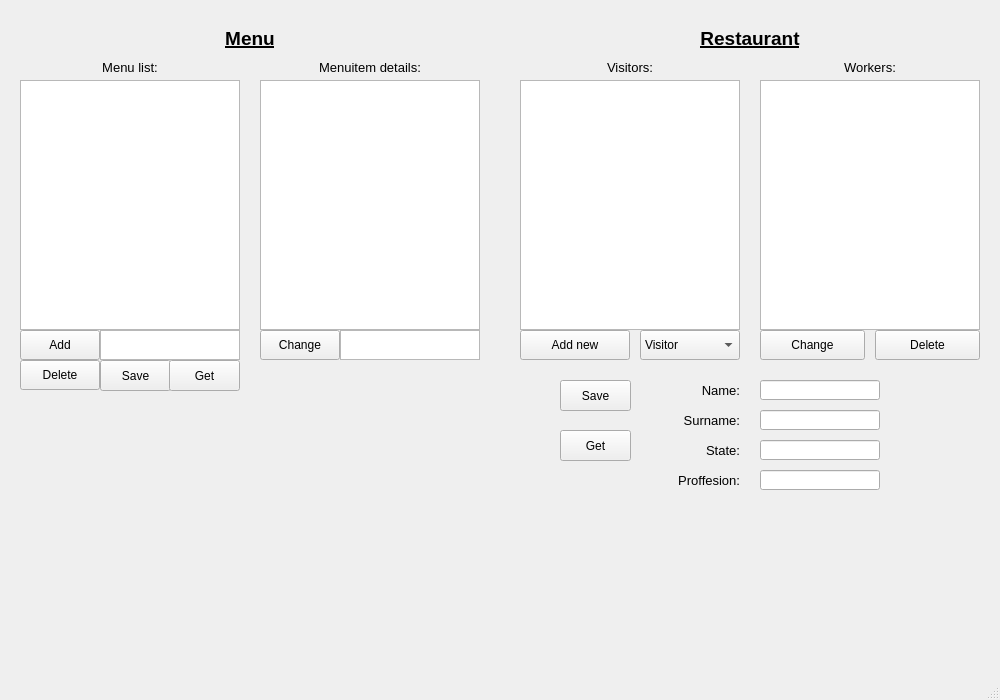
<?xml version="1.0" encoding="UTF-8"?>
<ui version="4.0">
 <class>MainWindow</class>
 <widget class="QMainWindow" name="MainWindow">
  <property name="geometry">
   <rect>
    <x>0</x>
    <y>0</y>
    <width>1000</width>
    <height>700</height>
   </rect>
  </property>
  <property name="windowTitle">
   <string>MainWindow</string>
  </property>
  <widget class="QWidget" name="centralwidget">
   <widget class="QLabel" name="label">
    <property name="geometry">
     <rect>
      <x>0</x>
      <y>0</y>
      <width>500</width>
      <height>50</height>
     </rect>
    </property>
    <property name="font">
     <font>
      <pointsize>14</pointsize>
      <weight>75</weight>
      <bold>true</bold>
      <underline>true</underline>
     </font>
    </property>
    <property name="text">
     <string>Menu</string>
    </property>
    <property name="alignment">
     <set>Qt::AlignBottom|Qt::AlignHCenter</set>
    </property>
   </widget>
   <widget class="QLabel" name="label_3">
    <property name="geometry">
     <rect>
      <x>500</x>
      <y>0</y>
      <width>500</width>
      <height>50</height>
     </rect>
    </property>
    <property name="font">
     <font>
      <pointsize>14</pointsize>
      <weight>75</weight>
      <bold>true</bold>
      <underline>true</underline>
     </font>
    </property>
    <property name="text">
     <string>Restaurant</string>
    </property>
    <property name="alignment">
     <set>Qt::AlignBottom|Qt::AlignHCenter</set>
    </property>
   </widget>
   <widget class="QLabel" name="label_2">
    <property name="geometry">
     <rect>
      <x>520</x>
      <y>60</y>
      <width>220</width>
      <height>20</height>
     </rect>
    </property>
    <property name="font">
     <font>
      <pointsize>10</pointsize>
     </font>
    </property>
    <property name="text">
     <string>Visitors:</string>
    </property>
    <property name="alignment">
     <set>Qt::AlignHCenter|Qt::AlignTop</set>
    </property>
   </widget>
   <widget class="QLabel" name="label_4">
    <property name="geometry">
     <rect>
      <x>760</x>
      <y>60</y>
      <width>220</width>
      <height>20</height>
     </rect>
    </property>
    <property name="font">
     <font>
      <pointsize>10</pointsize>
     </font>
    </property>
    <property name="text">
     <string>Workers:</string>
    </property>
    <property name="alignment">
     <set>Qt::AlignHCenter|Qt::AlignTop</set>
    </property>
   </widget>
   <widget class="QListWidget" name="listWidget_visitors">
    <property name="geometry">
     <rect>
      <x>520</x>
      <y>80</y>
      <width>220</width>
      <height>250</height>
     </rect>
    </property>
   </widget>
   <widget class="QPushButton" name="pushButton_addPerson">
    <property name="geometry">
     <rect>
      <x>520</x>
      <y>330</y>
      <width>110</width>
      <height>30</height>
     </rect>
    </property>
    <property name="text">
     <string>Add new</string>
    </property>
   </widget>
   <widget class="QListWidget" name="listWidget_workers">
    <property name="geometry">
     <rect>
      <x>760</x>
      <y>80</y>
      <width>220</width>
      <height>250</height>
     </rect>
    </property>
   </widget>
   <widget class="QPushButton" name="pushButton_changePerson">
    <property name="geometry">
     <rect>
      <x>760</x>
      <y>330</y>
      <width>105</width>
      <height>30</height>
     </rect>
    </property>
    <property name="text">
     <string>Change</string>
    </property>
   </widget>
   <widget class="QPushButton" name="pushButton_deletePerson">
    <property name="geometry">
     <rect>
      <x>875</x>
      <y>330</y>
      <width>105</width>
      <height>30</height>
     </rect>
    </property>
    <property name="text">
     <string>Delete</string>
    </property>
   </widget>
   <widget class="QListWidget" name="menuList">
    <property name="geometry">
     <rect>
      <x>20</x>
      <y>80</y>
      <width>220</width>
      <height>250</height>
     </rect>
    </property>
   </widget>
   <widget class="QListWidget" name="itemList">
    <property name="geometry">
     <rect>
      <x>260</x>
      <y>80</y>
      <width>220</width>
      <height>250</height>
     </rect>
    </property>
   </widget>
   <widget class="QPushButton" name="changeButton">
    <property name="geometry">
     <rect>
      <x>260</x>
      <y>330</y>
      <width>80</width>
      <height>30</height>
     </rect>
    </property>
    <property name="text">
     <string>Change</string>
    </property>
   </widget>
   <widget class="QPushButton" name="addButton">
    <property name="geometry">
     <rect>
      <x>20</x>
      <y>330</y>
      <width>80</width>
      <height>30</height>
     </rect>
    </property>
    <property name="text">
     <string>Add</string>
    </property>
   </widget>
   <widget class="QPushButton" name="deleteButton">
    <property name="geometry">
     <rect>
      <x>20</x>
      <y>360</y>
      <width>80</width>
      <height>30</height>
     </rect>
    </property>
    <property name="text">
     <string>Delete</string>
    </property>
   </widget>
   <widget class="QTextEdit" name="menuNameEdit">
    <property name="geometry">
     <rect>
      <x>100</x>
      <y>330</y>
      <width>140</width>
      <height>30</height>
     </rect>
    </property>
   </widget>
   <widget class="QTextEdit" name="changeEdit">
    <property name="geometry">
     <rect>
      <x>340</x>
      <y>330</y>
      <width>140</width>
      <height>30</height>
     </rect>
    </property>
   </widget>
   <widget class="QLabel" name="label_5">
    <property name="geometry">
     <rect>
      <x>20</x>
      <y>60</y>
      <width>220</width>
      <height>20</height>
     </rect>
    </property>
    <property name="font">
     <font>
      <pointsize>10</pointsize>
     </font>
    </property>
    <property name="text">
     <string>Menu list:</string>
    </property>
    <property name="alignment">
     <set>Qt::AlignHCenter|Qt::AlignTop</set>
    </property>
   </widget>
   <widget class="QLabel" name="label_6">
    <property name="geometry">
     <rect>
      <x>260</x>
      <y>60</y>
      <width>220</width>
      <height>20</height>
     </rect>
    </property>
    <property name="font">
     <font>
      <pointsize>10</pointsize>
     </font>
    </property>
    <property name="text">
     <string>Menuitem details:</string>
    </property>
    <property name="alignment">
     <set>Qt::AlignHCenter|Qt::AlignTop</set>
    </property>
   </widget>
   <widget class="QPushButton" name="saveButton">
    <property name="geometry">
     <rect>
      <x>100</x>
      <y>360</y>
      <width>71</width>
      <height>31</height>
     </rect>
    </property>
    <property name="text">
     <string>Save</string>
    </property>
   </widget>
   <widget class="QPushButton" name="getButton">
    <property name="geometry">
     <rect>
      <x>169</x>
      <y>360</y>
      <width>71</width>
      <height>31</height>
     </rect>
    </property>
    <property name="text">
     <string>Get</string>
    </property>
   </widget>
   <widget class="QComboBox" name="comboBox">
    <property name="geometry">
     <rect>
      <x>640</x>
      <y>330</y>
      <width>100</width>
      <height>30</height>
     </rect>
    </property>
    <item>
     <property name="text">
      <string>Visitor</string>
     </property>
    </item>
    <item>
     <property name="text">
      <string>Worker</string>
     </property>
    </item>
   </widget>
   <widget class="QLabel" name="label_name">
    <property name="geometry">
     <rect>
      <x>640</x>
      <y>380</y>
      <width>100</width>
      <height>20</height>
     </rect>
    </property>
    <property name="font">
     <font>
      <pointsize>10</pointsize>
     </font>
    </property>
    <property name="text">
     <string>Name:</string>
    </property>
    <property name="alignment">
     <set>Qt::AlignRight|Qt::AlignTrailing|Qt::AlignVCenter</set>
    </property>
   </widget>
   <widget class="QLabel" name="label_prof">
    <property name="geometry">
     <rect>
      <x>640</x>
      <y>470</y>
      <width>100</width>
      <height>20</height>
     </rect>
    </property>
    <property name="font">
     <font>
      <pointsize>10</pointsize>
     </font>
    </property>
    <property name="text">
     <string>Proffesion:</string>
    </property>
    <property name="alignment">
     <set>Qt::AlignRight|Qt::AlignTrailing|Qt::AlignVCenter</set>
    </property>
   </widget>
   <widget class="QLabel" name="label_state">
    <property name="geometry">
     <rect>
      <x>640</x>
      <y>440</y>
      <width>100</width>
      <height>20</height>
     </rect>
    </property>
    <property name="font">
     <font>
      <pointsize>10</pointsize>
     </font>
    </property>
    <property name="text">
     <string>State:</string>
    </property>
    <property name="alignment">
     <set>Qt::AlignRight|Qt::AlignTrailing|Qt::AlignVCenter</set>
    </property>
   </widget>
   <widget class="QLabel" name="label_surname">
    <property name="geometry">
     <rect>
      <x>640</x>
      <y>410</y>
      <width>100</width>
      <height>20</height>
     </rect>
    </property>
    <property name="font">
     <font>
      <pointsize>10</pointsize>
     </font>
    </property>
    <property name="text">
     <string>Surname:</string>
    </property>
    <property name="alignment">
     <set>Qt::AlignRight|Qt::AlignTrailing|Qt::AlignVCenter</set>
    </property>
   </widget>
   <widget class="QLineEdit" name="lineEdit_name">
    <property name="geometry">
     <rect>
      <x>760</x>
      <y>380</y>
      <width>120</width>
      <height>20</height>
     </rect>
    </property>
   </widget>
   <widget class="QLineEdit" name="lineEdit_surname">
    <property name="geometry">
     <rect>
      <x>760</x>
      <y>410</y>
      <width>120</width>
      <height>20</height>
     </rect>
    </property>
   </widget>
   <widget class="QLineEdit" name="lineEdit_state">
    <property name="geometry">
     <rect>
      <x>760</x>
      <y>440</y>
      <width>120</width>
      <height>20</height>
     </rect>
    </property>
   </widget>
   <widget class="QLineEdit" name="lineEdit_prof">
    <property name="geometry">
     <rect>
      <x>760</x>
      <y>470</y>
      <width>120</width>
      <height>20</height>
     </rect>
    </property>
   </widget>
   <widget class="QPushButton" name="savePeopleButton">
    <property name="geometry">
     <rect>
      <x>560</x>
      <y>380</y>
      <width>71</width>
      <height>31</height>
     </rect>
    </property>
    <property name="text">
     <string>Save</string>
    </property>
   </widget>
   <widget class="QPushButton" name="getPeopleButton">
    <property name="geometry">
     <rect>
      <x>560</x>
      <y>430</y>
      <width>71</width>
      <height>31</height>
     </rect>
    </property>
    <property name="text">
     <string>Get</string>
    </property>
   </widget>
  </widget>
  <widget class="QMenuBar" name="menubar">
   <property name="geometry">
    <rect>
     <x>0</x>
     <y>0</y>
     <width>1000</width>
     <height>21</height>
    </rect>
   </property>
  </widget>
  <widget class="QStatusBar" name="statusbar"/>
 </widget>
 <resources/>
 <connections/>
</ui>
